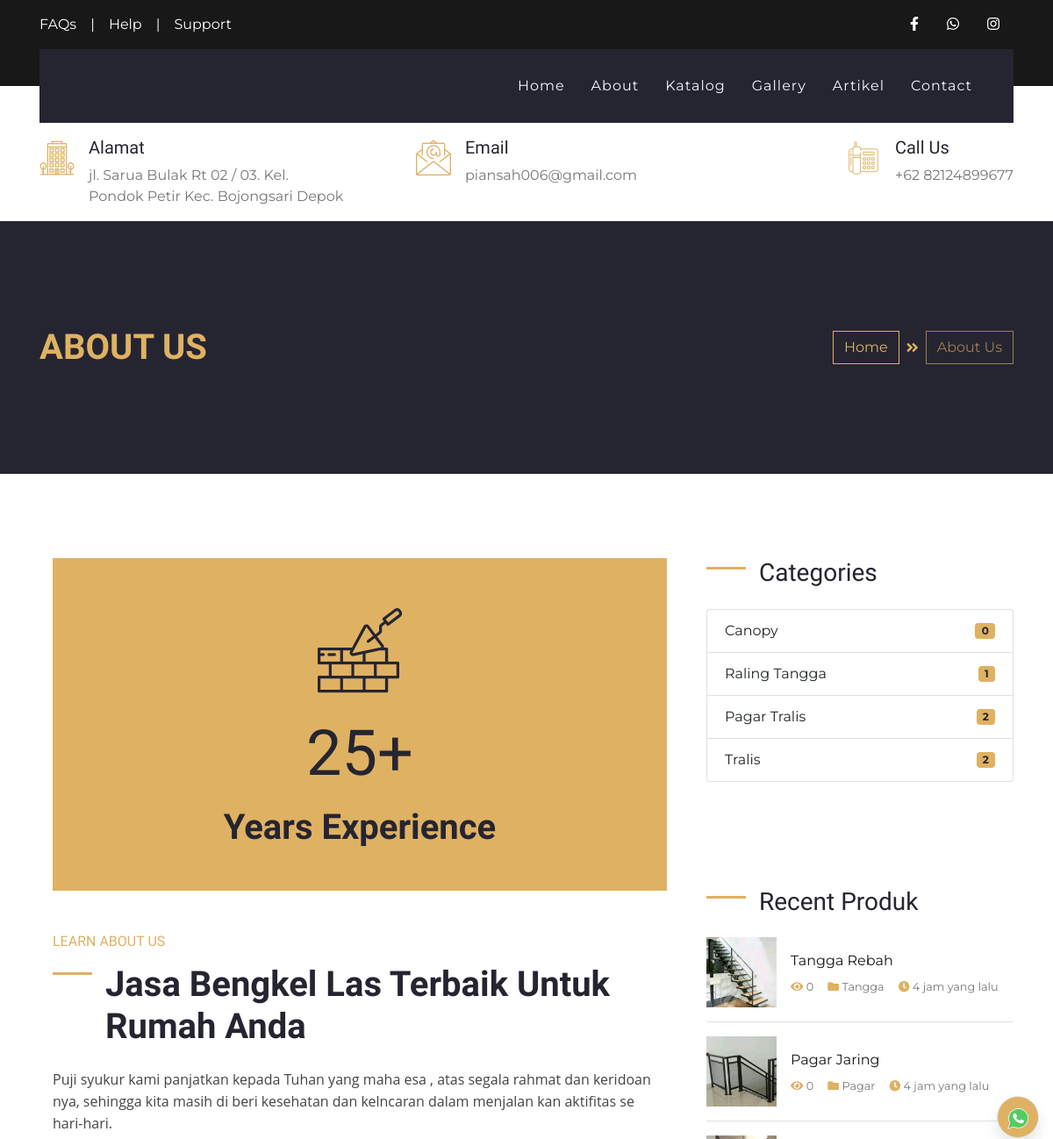
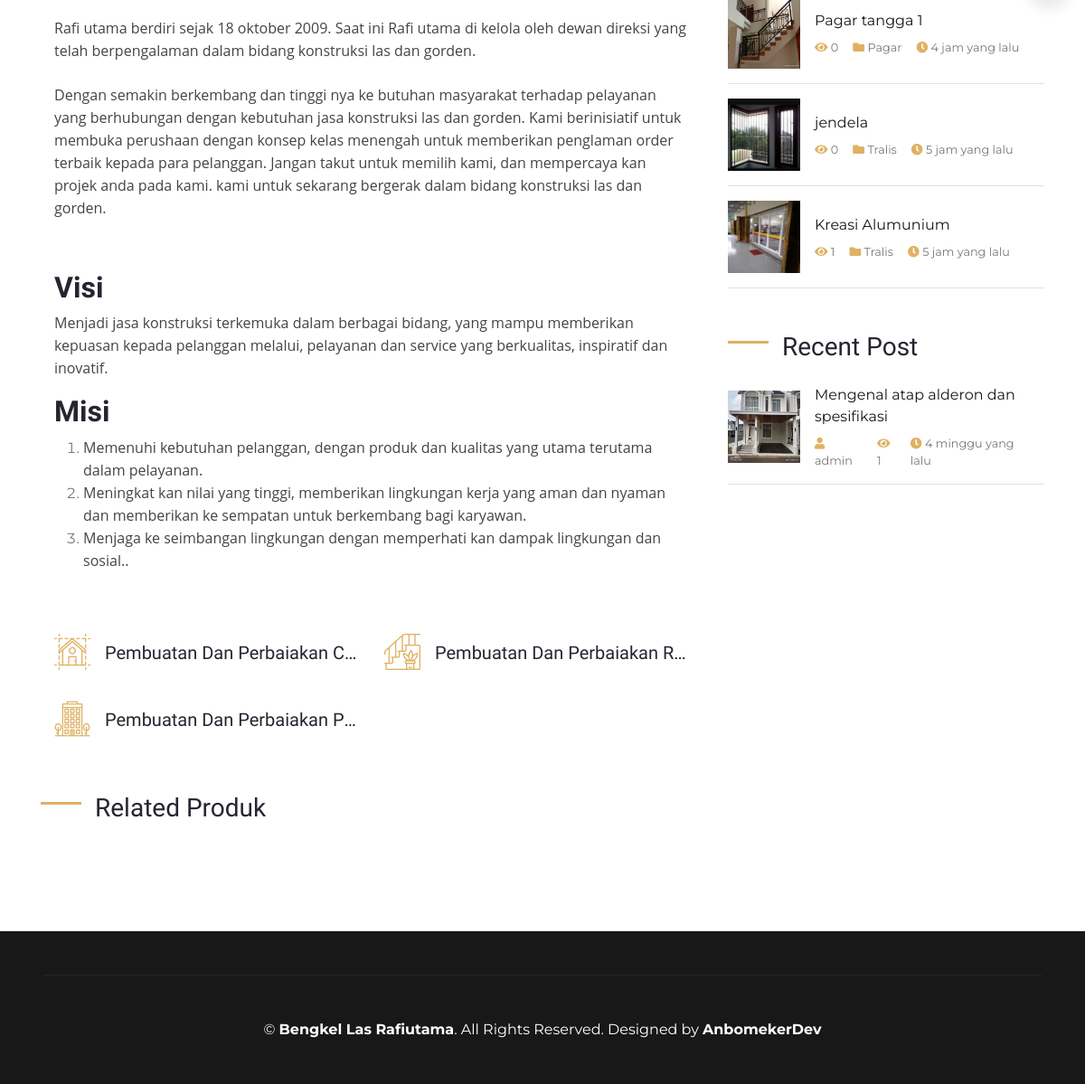
The app's page /index.php/about with its own data (2 pictures, top to bottom).
### tables this page shows
CREATE TABLE `set_profil`  (
  `profil_id` int(11) NOT NULL AUTO_INCREMENT,
  `nama` varchar(50) NULL DEFAULT NULL,
  `alamat` varchar(100) NULL DEFAULT NULL,
  `deskripsi` text NULL,
  `logo` text NULL,
  `foto` text NULL,
  `kontak_id` int(11) NULL DEFAULT NULL,
  `company_name` varchar(50) NULL DEFAULT NULL,
  `web_url` text NULL,
  PRIMARY KEY (`profil_id`) USING BTREE
);

CREATE TABLE `ref_produk`  (
  `produk_id` int(11) NOT NULL AUTO_INCREMENT,
  `nama_produk` varchar(100) NOT NULL,
  `kategori` varchar(30) NOT NULL,
  `deskripsi` text NOT NULL,
  `foto` varchar(100) NOT NULL,
  `date_post` datetime NOT NULL,
  `slug` varchar(100) NULL DEFAULT NULL,
  `harga` varchar(20) NULL DEFAULT NULL,
  `best` int(11) NULL DEFAULT NULL,
  PRIMARY KEY (`produk_id`) USING BTREE
);

CREATE TABLE `artikel`  (
  `artikel_id` int(11) NOT NULL AUTO_INCREMENT,
  `judul_artikel` varchar(100) NULL DEFAULT NULL,
  `konten` longtext NULL,
  `slug` text NULL,
  `foto` text NULL,
  `link` text NULL,
  `date_post` datetime NULL DEFAULT NULL,
  `is_active` int(11) NULL DEFAULT NULL,
  `penerbit` varchar(50) NULL DEFAULT NULL,
  `visit` int(11) NULL DEFAULT NULL,
  `ip` varchar(100) NULL DEFAULT NULL,
  PRIMARY KEY (`artikel_id`) USING BTREE
);

### application/controllers/About.php (called while the page is built, shortened)
<?php
class About extends CI_Controller
{
    public function __construct()
    {
        $this->load->model('M_about', 'about');
        $this->load->model('admin/Profil_m', 'profil');
        $this->load->library('session');
    }
    public function index()
    {
        $data = [
            'judul' => $this->profil->get_profile('nama'),
            'perusahaan' => $this->profil->get_profile('nama'),
            'logo' => $this->profil->get_profile('logo'),
            'alamat' => $this->profil->get_profile('alamat'),
            'whatsap' => $this->profil->get_kontak('whatsap'),
            'facebook' => $this->profil->get_kontak('facebook'),
            'instagram' => $this->profil->get_kontak('instagram'),
            'email' => $this->profil->get_kontak('email'),
            'telpon' => $this->profil->get_kontak('telpon'),
            'foto' => $this->profil->get_profile('foto'),
            'deskripsi' => $this->profil->get_profile('deskripsi'),
            'B_produk' => $this->profil->get_B_produk()->result(),
            'produklimit' => $this->profil->produklimit()->result(),
            'artikellimit' => $this->profil->art()->result(),
        ];
        $this->load->view('layout/header', $data);
        $this->load->view('layout/navbar', $data);
        $this->load->view('pages/about_v', $data);
        $this->load->view('layout/footer', $data);
    }
}

### index.php (called while the page is built, shortened)
<?php
require_once BASEPATH.'core/CodeIgniter.php';

### application/models/admin/Profil_m.php (called while the page is built, shortened)
<?php
class Profil_m extends CI_Model
{
    public function get_profile($varams)
    {
        $query = $this->db->get('set_profil')->row();
        $data = $query->$varams;
        return $data;
    }
    function get_B_produk()
    {
        $this->db->select('*');
        $this->db->from('ref_produk');
        $this->db->where('best', 1);
        $this->db->order_by('produk_id', 'DESC');
        $query = $this->db->get();
        return $query;
    }
    function produklimit()
    {
        $this->db->select('*');
        $this->db->from('ref_produk');
        $this->db->limit(8);
        $this->db->order_by('produk_id', 'DESC');
        $query = $this->db->get();
        return $query;
    }
    function art()
    {
        $this->db->select('*');
        $this->db->from('artikel');
        $this->db->limit(8);
        $this->db->order_by('artikel_id', 'DESC');
        $query = $this->db->get();
        return $query;
    }
}

### application/views/pages/right_v.php (the view, shortened to what this page needs)
<div class="col-lg-4 mt-5 mt-lg-0">
    <div class="mb-5">
        <h3 class="mb-4 section-title">Categories</h3>
        <ul class="list-group">
            <?php $c = 'Canopy';
            $canopy = $this->db->query("SELECT * FROM ref_produk WHERE kategori='" . $c . "'")->num_rows(); ?>
            <?php $t = 'Tangga';
            $tangga = $this->db->query("SELECT * FROM ref_produk WHERE kategori='" . $t . "'")->num_rows(); ?>
            <?php $p = 'Pagar';
            $pagar = $this->db->query("SELECT * FROM ref_produk WHERE kategori='" . $p . "'")->num_rows(); ?>
            <?php $t = 'Tralis';
            $tralis = $this->db->query("SELECT * FROM ref_produk WHERE kategori='" . $t . "'")->num_rows(); ?>
            <li class="list-group-item d-flex justify-content-between align-items-center">
                Canopy
                <span class="badge badge-primary badge-pill"><?= $canopy ?></span>
            </li>
            <li class="list-group-item d-flex justify-content-between align-items-center">
                Raling Tangga
                <span class="badge badge-primary badge-pill"><?= $tangga ?></span>
            </li>
            <li class="list-group-item d-flex justify-content-between align-items-center">
                Pagar Tralis
                <span class="badge badge-primary badge-pill"><?= $pagar ?></span>
            </li>
            <li class="list-group-item d-flex justify-content-between align-items-center">
                Tralis
                <span class="badge badge-primary badge-pill"><?= $tralis ?></span>
            </li>
        </ul>
    </div>
    <div class="mb-5">
    </div>
    <div class="mb-5">
        <h3 class="mb-4 section-title">Recent Produk</h3>
        <?php foreach ($produklimit as $produk) : ?>
            <?php $id = $produk->produk_id;
            $visitproduk  = $this->db->query("SELECT * FROM section_visit WHERE produk_id='" . $id . "'")->num_rows(); ?>
            <div class="d-flex align-items-center border-bottom mb-3 pb-3">
                <img class="img-fluid" src="<?= base_url() ?>assets/upload/gallery/<?= $produk->foto ?>" style="width: 80px; height: 80px;" alt="">
                <div class="d-flex flex-column pl-3">
                    <a class="text-dark mb-2" href="<?= base_url() ?>katalog/detailproduk/<?= $produk->slug ?>/<?= $produk->produk_id ?>"><?= $produk->nama_produk ?></a>
                    <div class="d-flex">
                        <small class="mr-3"><i class="fa fa-eye text-primary"></i> <?= $visitproduk ?></small>
                        <small class="mr-3"><i class="fa fa-folder text-primary"></i> <?= $produk->kategori ?></small>
                        <small class="mr-3"><i class="fa fa-clock text-primary"></i> <?= waktu_lalu($produk->date_post) ?></small>
                    </div>
                </div>
            </div>
        <?php endforeach ?>
    </div>
    <div class="mb-5">
        <h3 class="mb-4 section-title">Recent Post</h3>
        <?php foreach ($artikellimit as $art) : ?>
            <?php $id = $art->artikel_id;
            $visitart  = $this->db->query("SELECT * FROM section_visit WHERE artikel_id='" . $id . "'")->num_rows(); ?>
            <div class="d-flex align-items-center border-bottom mb-3 pb-3">
                <img class="img-fluid" src="<?= base_url() ?>assets/upload/artikel/<?= $art->foto ?>" style="width: 80px; height: 80px;" alt="">
                <div class="d-flex flex-column pl-3">
                    <a class="text-dark mb-2" href="<?= base_url() ?>artikel/single/<?= $art->slug ?>/<?= $art->artikel_id ?>"><?= $art->judul_artikel ?></a>
                    <div class="d-flex">
                        <small class="mr-3"><i class="fa fa-user text-primary"></i> <?= $art->penerbit ?></small>
                        <small class="mr-3"><i class="fa fa-eye text-primary"></i> <?= $visitart ?></small>
                        <small class="mr-3"><i class="fa fa-clock text-primary"></i> <?= waktu_lalu($art->date_post) ?></small>
                    </div>
                </div>
            </div>
        <?php endforeach ?>
    </div>
</div>

### application/views/layout/navbar.php (shortened to what this page needs)
<div class="container-fluid bg-dark py-3">
    <div class="container">
        <div class="row">
            <div class="col-md-6 text-center text-lg-left mb-2 mb-lg-0">
                <div class="d-inline-flex align-items-center">
                    <a class="text-white pr-3" href="">FAQs</a>
                    <span class="text-white">|</span>
                    <a class="text-white px-3" href="">Help</a>
                    <span class="text-white">|</span>
                    <a class="text-white pl-3" href="">Support</a>
                </div>
            </div>
            <div class="col-md-6 text-center text-lg-right">
                <div class="d-inline-flex align-items-center">
                    <a class="text-white px-3" href="<?= $facebook ?>">
                        <i class="fab fa-facebook-f"></i>
                    </a>
                    <a class="text-white px-3" href="<?= $whatsap ?>">
                        <i class="fab fa-whatsapp"></i>
                    </a>
                    <a class="text-white px-3" href="<?= $instagram ?>">
                        <i class="fab fa-instagram"></i>
                    </a>
                </div>
            </div>
        </div>
    </div>
</div>
<div class="container-fluid position-relative nav-bar p-0">
    <div class="container position-relative" style="z-index: 9;">
        <nav class="navbar navbar-expand-lg bg-secondary navbar-dark py-3 py-lg-0 pl-3 pl-lg-5">
            <div class="collapse navbar-collapse justify-content-between px-3" id="navbarCollapse">
                <div class="navbar-nav ml-auto py-0">
                    <a href="<?= base_url() ?>" class="nav-item nav-link ">Home</a>
                    <a href="<?= base_url('about') ?>" class="nav-item nav-link">About</a>
                    <a href="<?= base_url('katalog') ?>" class="nav-item nav-link">Katalog</a>
                    <a href="<?= base_url('gallery') ?>" class="nav-item nav-link">Gallery</a>
                    <a href="<?= base_url('artikel') ?>" class="nav-item nav-link">Artikel</a>
                    <a href="<?= base_url('contact') ?>" class="nav-item nav-link">Contact</a>
                </div>
            </div>
        </nav>
    </div>
</div>
<div class="container-fluid bg-white py-3">
    <div class="container">
        <div class="row">
            <div class="col-lg-4 text-left mb-3 mb-lg-0">
                <div class="d-inline-flex text-left">
                    <h1 class="flaticon-office font-weight-normal text-primary m-0 mr-3"></h1>
                    <div class="d-flex flex-column">
                        <h5>Alamat</h5>
                        <p class="m-0"><?= $alamat ?></p>
                    </div>
                </div>
            </div>
            <div class="col-lg-4 text-left text-lg-center mb-3 mb-lg-0">
                <div class="d-inline-flex text-left">
                    <h1 class="flaticon-email font-weight-normal text-primary m-0 mr-3"></h1>
                    <div class="d-flex flex-column">
                        <h5>Email</h5>
                        <p class="m-0"><?= $email ?></p>
                    </div>
                </div>
            </div>
            <div class="col-lg-4 text-left text-lg-right mb-3 mb-lg-0">
                <div class="d-inline-flex text-left">
                    <h1 class="flaticon-telephone font-weight-normal text-primary m-0 mr-3"></h1>
                    <div class="d-flex flex-column">
                        <h5>Call Us</h5>
                        <p class="m-0">+62 <?= $telpon ?></p>
                    </div>
                </div>
            </div>
        </div>
    </div>
</div>

### application/views/pages/about_v.php (shortened to what this page needs)
<?php
function waktu_lalu($timestamp)
{
    $selisih = time() - strtotime($timestamp);
    $detik = $selisih;
    $menit = round($selisih / 60);
    $jam = round($selisih / 3600);
    $hari = round($selisih / 86400);
    $minggu = round($selisih / 604800);
    $bulan = round($selisih / 2419200);
    $tahun = round($selisih / 29030400);
    if ($detik <= 60) {
        $waktu = $detik . ' detik yang lalu';
    } else if ($menit <= 60) {
        $waktu = $menit . ' menit yang lalu';
    } else if ($jam <= 24) {
        $waktu = $jam . ' jam yang lalu';
    } else if ($hari <= 7) {
        $waktu = $hari . ' hari yang lalu';
    } else if ($minggu <= 4) {
        $waktu = $minggu . ' minggu yang lalu';
    } else if ($bulan <= 12) {
        $waktu = $bulan . ' bulan yang lalu';
    } else {
        $waktu = $tahun . ' tahun yang lalu';
    }
    return $waktu;
}
?>
<div class="container-fluid bg-secondary py-5">
    <div class="container py-5">
        <div class="row align-items-center py-4">
            <div class="col-md-6 text-center text-md-left">
                <h1 class="mb-4 mb-md-0 text-primary text-uppercase">About Us</h1>
            </div>
            <div class="col-md-6 text-center text-md-right">
                <div class="d-inline-flex align-items-center">
                    <a class="btn btn-outline-primary" href="">Home</a>
                    <i class="fas fa-angle-double-right text-primary mx-2"></i>
                    <a class="btn btn-outline-primary disabled" href="">About Us</a>
                </div>
            </div>
        </div>
    </div>
</div>
<div class="container py-5">
    <div class="row pt-5">
        <div class="col-lg-8">
            <div class="col-lg-12">
                <div class="d-flex flex-column align-items-center justify-content-center bg-primary h-100 py-5 px-3">
                    <i class="flaticon-brickwall display-1 font-weight-normal text-secondary mb-3"></i>
                    <h4 class="display-3 mb-3">25+</h4>
                    <h1 class="m-0">Years Experience</h1>
                </div>
            </div>
            <div class="col-lg-12 m-0 my-lg-12 pt-5 pb-8 pb-lg-4 pl-lg-8">
                <h6 class="text-primary font-weight-normal text-uppercase mb-3">Learn About Us</h6>
                <h1 class="mb-4 section-title">Jasa Bengkel Las Terbaik Untuk Rumah Anda</h1>
                <p><?= $deskripsi ?></p>
                <div class="row py-2">
                    <div class="col-sm-6">
                        <div class="d-flex align-items-center mb-4">
                            <h1 class="flaticon-house font-weight-normal text-primary m-0 mr-3"></h1>
                            <h5 class="text-truncate m-0">Pembuatan Dan Perbaiakan Canopy</h5>
                        </div>
                    </div>
                    <div class="col-sm-6">
                        <div class="d-flex align-items-center mb-4">
                            <h1 class="flaticon-stairs font-weight-normal text-primary m-0 mr-3"></h1>
                            <h5 class="text-truncate m-0">Pembuatan Dan Perbaiakan Raling Tangga</h5>
                        </div>
                    </div>
                    <div class="col-sm-6">
                        <div class="d-flex align-items-center mb-4">
                            <h1 class="flaticon-office font-weight-normal text-primary m-0 mr-3"></h1>
                            <h5 class="text-truncate m-0">Pembuatan Dan Perbaiakan Pagar Tralis</h5>
                        </div>
                    </div>
                </div>
            </div>
            <div class="mb-5 mx-n3">
                <h3 class="mb-4 ml-3 section-title">Related Produk</h3>
            </div>
        </div>
        <?php $this->load->view('pages/right_v') ?>
    </div>
</div>

### application/views/layout/footer.php (shortened to what this page needs)
<div class="container-fluid bg-dark text-white py-5 px-sm-3 px-md-5">
    <div class="container border-top border-secondary pt-5">
        <p class="m-0 text-center text-white">
            &copy; <a class="text-white font-weight-bold" href="#"><?= $perusahaan ?></a>. All Rights Reserved. Designed by
            <a class="text-white font-weight-bold" href="https://www.anamsaepul.site">AnbomekerDev</a>
        </p>
    </div>
</div>
</body>
</html>

### records on screen
set_profil: alamat "jl. Sarua Bulak Rt 02 / 03. Kel. Pondok Petir Kec. Bojongsari Depok", deskripsi "Puji syukur kami panjatkan kepada Tuhan yang maha esa , atas segala rahmat dan keridoan nya, sehingga kita masih di beri kesehatan dan kelncaran dalam menjalan kan aktifitas se hari-hari. Rafi utama berdiri sejak 18 oktober 2009. Saat ini Rafi utama di kelola oleh dewan direksi yang telah berpengalaman dalam bidang konstruksi las dan gorden. Dengan semakin berkembang dan tinggi nya ke butuhan masyarakat terhadap pelayanan yang berhubungan dengan kebutuhan jasa konstruksi las dan gorden. Kami berinisiatif untuk membuka perushaan dengan konsep kelas menengah untuk memberikan penglaman order terbaik kepada para pelanggan. Jangan takut untuk memilih kami, dan mempercaya kan projek anda pada…", nama "Bengkel Las Rafiutama"
ref_produk: foto (picture), nama_produk "Tangga Rebah", visitproduk "0", kategori "Tangga", date_post "4 jam yang lalu"
ref_produk: foto (picture), nama_produk "Pagar Jaring", visitproduk "0", kategori "Pagar", date_post "4 jam yang lalu"
ref_produk: foto (picture), nama_produk "Pagar tangga 1", visitproduk "0", kategori "Pagar", date_post "4 jam yang lalu"
ref_produk: foto (picture), nama_produk "jendela", visitproduk "0", kategori "Tralis", date_post "5 jam yang lalu"
ref_produk: foto (picture), nama_produk "Kreasi Alumunium", visitproduk "1", kategori "Tralis", date_post "5 jam yang lalu"
artikel: foto (picture), judul_artikel "Mengenal atap alderon dan spesifikasi", penerbit "admin", visitart "1", date_post "4 minggu yang lalu"

### other values on screen
$email "piansah006@gmail.com"
$telpon "82124899677"
$canopy "0"
$tangga "1"
$pagar "2"
$tralis "2"
